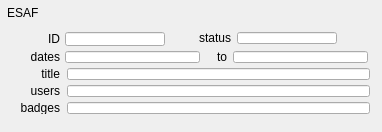
    <widget class="caFrame" name="caFrame_13">
     <property name="geometry">
      <rect>
       <x>0</x>
       <y>129</y>
       <width>382</width>
       <height>132</height>
      </rect>
     </property>
     <widget class="caLabel" name="caLabel_12">
      <property name="geometry">
       <rect>
        <x>7</x>
        <y>5</y>
        <width>120</width>
        <height>16</height>
       </rect>
      </property>
      <property name="text">
       <string>ESAF</string>
      </property>
      <property name="alignment">
       <set>Qt::AlignAbsolute|Qt::AlignLeading|Qt::AlignLeft|Qt::AlignVCenter</set>
      </property>
      <property name="fontScaleMode">
       <enum>ESimpleLabel::WidthAndHeight</enum>
      </property>
      <property name="foreground">
       <color>
        <red>0</red>
        <green>0</green>
        <blue>0</blue>
       </color>
      </property>
      <property name="background">
       <color alpha="0">
        <red>0</red>
        <green>0</green>
        <blue>0</blue>
       </color>
      </property>
      <property name="frameShape">
       <enum>QFrame::NoFrame</enum>
      </property>
     </widget>
     <widget class="caGraphics" name="caRectangle_5">
      <property name="geometry">
       <rect>
        <x>0</x>
        <y>0</y>
        <width>380</width>
        <height>130</height>
       </rect>
      </property>
      <property name="foreground">
       <color>
        <red>0</red>
        <green>0</green>
        <blue>0</blue>
       </color>
      </property>
      <property name="linestyle" stdset="0">
       <enum>caGraphics::Solid</enum>
      </property>
      <property name="lineSize">
       <number>2</number>
      </property>
      <property name="lineColor">
       <color>
        <red>0</red>
        <green>0</green>
        <blue>0</blue>
       </color>
      </property>
      <property name="form">
       <enum>caGraphics::Rectangle</enum>
      </property>
      <property name="background" stdset="0">
       <color alpha="0">
        <red>0</red>
        <green>0</green>
        <blue>0</blue>
       </color>
      </property>
     </widget>
     <widget class="caTextEntry" name="caTextEntry_5">
      <property name="geometry">
       <rect>
        <x>65</x>
        <y>32</y>
        <width>100</width>
        <height>14</height>
       </rect>
      </property>
      <property name="channel" stdset="0">
       <string>$(P)esaf:id</string>
      </property>
      <property name="foreground">
       <color>
        <red>0</red>
        <green>0</green>
        <blue>0</blue>
       </color>
      </property>
      <property name="background">
       <color>
        <red>153</red>
        <green>255</green>
        <blue>255</blue>
       </color>
      </property>
      <property name="colorMode">
       <enum>caLineEdit::Static</enum>
      </property>
      <property name="precisionMode">
       <enum>caLineEdit::Channel</enum>
      </property>
      <property name="limitsMode">
       <enum>caLineEdit::Channel</enum>
      </property>
      <property name="maxValue">
       <double>1.000000000000000</double>
      </property>
      <property name="minValue">
       <double>0.000000000000000</double>
      </property>
      <property name="fontScaleMode" stdset="0">
       <enum>caLineEdit::WidthAndHeight</enum>
      </property>
      <property name="formatType">
       <enum>caLineEdit::decimal</enum>
      </property>
     </widget>
     <widget class="caLabel" name="caLabel_13">
      <property name="geometry">
       <rect>
        <x>30</x>
        <y>32</y>
        <width>30</width>
        <height>14</height>
       </rect>
      </property>
      <property name="text">
       <string>ID</string>
      </property>
      <property name="alignment">
       <set>Qt::AlignAbsolute|Qt::AlignRight|Qt::AlignTrailing|Qt::AlignVCenter</set>
      </property>
      <property name="fontScaleMode">
       <enum>ESimpleLabel::WidthAndHeight</enum>
      </property>
      <property name="foreground">
       <color>
        <red>0</red>
        <green>0</green>
        <blue>0</blue>
       </color>
      </property>
      <property name="background">
       <color alpha="0">
        <red>0</red>
        <green>0</green>
        <blue>0</blue>
       </color>
      </property>
      <property name="frameShape">
       <enum>QFrame::NoFrame</enum>
      </property>
     </widget>
     <widget class="caTextEntry" name="caTextEntry_6">
      <property name="geometry">
       <rect>
        <x>237</x>
        <y>32</y>
        <width>100</width>
        <height>12</height>
       </rect>
      </property>
      <property name="channel" stdset="0">
       <string>$(P)esaf:status</string>
      </property>
      <property name="foreground">
       <color>
        <red>0</red>
        <green>0</green>
        <blue>0</blue>
       </color>
      </property>
      <property name="background">
       <color>
        <red>235</red>
        <green>241</green>
        <blue>181</blue>
       </color>
      </property>
      <property name="colorMode">
       <enum>caLineEdit::Static</enum>
      </property>
      <property name="precisionMode">
       <enum>caLineEdit::Channel</enum>
      </property>
      <property name="limitsMode">
       <enum>caLineEdit::Channel</enum>
      </property>
      <property name="maxValue">
       <double>1.000000000000000</double>
      </property>
      <property name="minValue">
       <double>0.000000000000000</double>
      </property>
      <property name="fontScaleMode" stdset="0">
       <enum>caLineEdit::WidthAndHeight</enum>
      </property>
      <property name="formatType">
       <enum>caLineEdit::decimal</enum>
      </property>
     </widget>
     <widget class="caLabel" name="caLabel_14">
      <property name="geometry">
       <rect>
        <x>170</x>
        <y>32</y>
        <width>61</width>
        <height>12</height>
       </rect>
      </property>
      <property name="text">
       <string>status</string>
      </property>
      <property name="alignment">
       <set>Qt::AlignAbsolute|Qt::AlignRight|Qt::AlignTrailing|Qt::AlignVCenter</set>
      </property>
      <property name="fontScaleMode">
       <enum>ESimpleLabel::WidthAndHeight</enum>
      </property>
      <property name="foreground">
       <color>
        <red>0</red>
        <green>0</green>
        <blue>0</blue>
       </color>
      </property>
      <property name="background">
       <color alpha="0">
        <red>0</red>
        <green>0</green>
        <blue>0</blue>
       </color>
      </property>
      <property name="frameShape">
       <enum>QFrame::NoFrame</enum>
      </property>
     </widget>
     <widget class="caLabel" name="caLabel_15">
      <property name="geometry">
       <rect>
        <x>10</x>
        <y>68</y>
        <width>50</width>
        <height>12</height>
       </rect>
      </property>
      <property name="text">
       <string>title</string>
      </property>
      <property name="alignment">
       <set>Qt::AlignAbsolute|Qt::AlignRight|Qt::AlignTrailing|Qt::AlignVCenter</set>
      </property>
      <property name="fontScaleMode">
       <enum>ESimpleLabel::WidthAndHeight</enum>
      </property>
      <property name="foreground">
       <color>
        <red>0</red>
        <green>0</green>
        <blue>0</blue>
       </color>
      </property>
      <property name="background">
       <color alpha="0">
        <red>0</red>
        <green>0</green>
        <blue>0</blue>
       </color>
      </property>
      <property name="frameShape">
       <enum>QFrame::NoFrame</enum>
      </property>
     </widget>
     <widget class="caLineEdit" name="caLineEdit_3">
      <property name="geometry">
       <rect>
        <x>67</x>
        <y>68</y>
        <width>303</width>
        <height>12</height>
       </rect>
      </property>
      <property name="alignment">
       <set>Qt::AlignAbsolute|Qt::AlignLeading|Qt::AlignLeft|Qt::AlignVCenter</set>
      </property>
      <property name="channel" stdset="0">
       <string>$(P)esaf:title</string>
      </property>
      <property name="foreground">
       <color>
        <red>0</red>
        <green>0</green>
        <blue>0</blue>
       </color>
      </property>
      <property name="background">
       <color>
        <red>235</red>
        <green>241</green>
        <blue>181</blue>
       </color>
      </property>
      <property name="colorMode">
       <enum>caLineEdit::Static</enum>
      </property>
      <property name="precisionMode">
       <enum>caLineEdit::Channel</enum>
      </property>
      <property name="limitsMode">
       <enum>caLineEdit::Channel</enum>
      </property>
      <property name="maxValue">
       <double>1.000000000000000</double>
      </property>
      <property name="minValue">
       <double>0.000000000000000</double>
      </property>
      <property name="fontScaleMode" stdset="0">
       <enum>caLineEdit::WidthAndHeight</enum>
      </property>
      <property name="formatType">
       <enum>caLineEdit::string</enum>
      </property>
     </widget>
     <widget class="caLabel" name="caLabel_16">
      <property name="geometry">
       <rect>
        <x>10</x>
        <y>85</y>
        <width>50</width>
        <height>12</height>
       </rect>
      </property>
      <property name="text">
       <string>users</string>
      </property>
      <property name="alignment">
       <set>Qt::AlignAbsolute|Qt::AlignRight|Qt::AlignTrailing|Qt::AlignVCenter</set>
      </property>
      <property name="fontScaleMode">
       <enum>ESimpleLabel::WidthAndHeight</enum>
      </property>
      <property name="foreground">
       <color>
        <red>0</red>
        <green>0</green>
        <blue>0</blue>
       </color>
      </property>
      <property name="background">
       <color alpha="0">
        <red>0</red>
        <green>0</green>
        <blue>0</blue>
       </color>
      </property>
      <property name="frameShape">
       <enum>QFrame::NoFrame</enum>
      </property>
     </widget>
     <widget class="caLineEdit" name="caLineEdit_4">
      <property name="geometry">
       <rect>
        <x>67</x>
        <y>85</y>
        <width>303</width>
        <height>12</height>
       </rect>
      </property>
      <property name="alignment">
       <set>Qt::AlignAbsolute|Qt::AlignLeading|Qt::AlignLeft|Qt::AlignVCenter</set>
      </property>
      <property name="channel" stdset="0">
       <string>$(P)esaf:users</string>
      </property>
      <property name="foreground">
       <color>
        <red>0</red>
        <green>0</green>
        <blue>0</blue>
       </color>
      </property>
      <property name="background">
       <color>
        <red>235</red>
        <green>241</green>
        <blue>181</blue>
       </color>
      </property>
      <property name="colorMode">
       <enum>caLineEdit::Static</enum>
      </property>
      <property name="precisionMode">
       <enum>caLineEdit::Channel</enum>
      </property>
      <property name="limitsMode">
       <enum>caLineEdit::Channel</enum>
      </property>
      <property name="maxValue">
       <double>1.000000000000000</double>
      </property>
      <property name="minValue">
       <double>0.000000000000000</double>
      </property>
      <property name="fontScaleMode" stdset="0">
       <enum>caLineEdit::WidthAndHeight</enum>
      </property>
      <property name="formatType">
       <enum>caLineEdit::string</enum>
      </property>
     </widget>
     <widget class="caLineEdit" name="caLineEdit_5">
      <property name="geometry">
       <rect>
        <x>67</x>
        <y>102</y>
        <width>303</width>
        <height>12</height>
       </rect>
      </property>
      <property name="alignment">
       <set>Qt::AlignAbsolute|Qt::AlignLeading|Qt::AlignLeft|Qt::AlignVCenter</set>
      </property>
      <property name="channel" stdset="0">
       <string>$(P)esaf:userBadges</string>
      </property>
      <property name="foreground">
       <color>
        <red>0</red>
        <green>0</green>
        <blue>0</blue>
       </color>
      </property>
      <property name="background">
       <color>
        <red>235</red>
        <green>241</green>
        <blue>181</blue>
       </color>
      </property>
      <property name="colorMode">
       <enum>caLineEdit::Static</enum>
      </property>
      <property name="precisionMode">
       <enum>caLineEdit::Channel</enum>
      </property>
      <property name="limitsMode">
       <enum>caLineEdit::Channel</enum>
      </property>
      <property name="maxValue">
       <double>1.000000000000000</double>
      </property>
      <property name="minValue">
       <double>0.000000000000000</double>
      </property>
      <property name="fontScaleMode" stdset="0">
       <enum>caLineEdit::WidthAndHeight</enum>
      </property>
      <property name="formatType">
       <enum>caLineEdit::string</enum>
      </property>
     </widget>
     <widget class="caLabel" name="caLabel_17">
      <property name="geometry">
       <rect>
        <x>10</x>
        <y>102</y>
        <width>50</width>
        <height>12</height>
       </rect>
      </property>
      <property name="text">
       <string>badges</string>
      </property>
      <property name="alignment">
       <set>Qt::AlignAbsolute|Qt::AlignRight|Qt::AlignTrailing|Qt::AlignVCenter</set>
      </property>
      <property name="fontScaleMode">
       <enum>ESimpleLabel::WidthAndHeight</enum>
      </property>
      <property name="foreground">
       <color>
        <red>0</red>
        <green>0</green>
        <blue>0</blue>
       </color>
      </property>
      <property name="background">
       <color alpha="0">
        <red>0</red>
        <green>0</green>
        <blue>0</blue>
       </color>
      </property>
      <property name="frameShape">
       <enum>QFrame::NoFrame</enum>
      </property>
     </widget>
     <widget class="caFrame" name="caFrame_14">
      <property name="geometry">
       <rect>
        <x>10</x>
        <y>51</y>
        <width>360</width>
        <height>14</height>
       </rect>
      </property>
      <widget class="caLabel" name="caLabel_18">
       <property name="geometry">
        <rect>
         <x>0</x>
         <y>0</y>
         <width>50</width>
         <height>12</height>
        </rect>
       </property>
       <property name="text">
        <string>dates</string>
       </property>
       <property name="alignment">
        <set>Qt::AlignAbsolute|Qt::AlignRight|Qt::AlignTrailing|Qt::AlignVCenter</set>
       </property>
       <property name="fontScaleMode">
        <enum>ESimpleLabel::WidthAndHeight</enum>
       </property>
       <property name="foreground">
        <color>
         <red>0</red>
         <green>0</green>
         <blue>0</blue>
        </color>
       </property>
       <property name="background">
        <color alpha="0">
         <red>0</red>
         <green>0</green>
         <blue>0</blue>
        </color>
       </property>
       <property name="frameShape">
        <enum>QFrame::NoFrame</enum>
       </property>
      </widget>
      <widget class="caTextEntry" name="caTextEntry_7">
       <property name="geometry">
        <rect>
         <x>55</x>
         <y>0</y>
         <width>135</width>
         <height>12</height>
        </rect>
       </property>
       <property name="channel" stdset="0">
        <string>$(P)esaf:startDate</string>
       </property>
       <property name="foreground">
        <color>
         <red>0</red>
         <green>0</green>
         <blue>0</blue>
        </color>
       </property>
       <property name="background">
        <color>
         <red>235</red>
         <green>241</green>
         <blue>181</blue>
        </color>
       </property>
       <property name="colorMode">
        <enum>caLineEdit::Static</enum>
       </property>
       <property name="precisionMode">
        <enum>caLineEdit::Channel</enum>
       </property>
       <property name="limitsMode">
        <enum>caLineEdit::Channel</enum>
       </property>
       <property name="maxValue">
        <double>1.000000000000000</double>
       </property>
       <property name="minValue">
        <double>0.000000000000000</double>
       </property>
       <property name="fontScaleMode" stdset="0">
        <enum>caLineEdit::WidthAndHeight</enum>
       </property>
       <property name="formatType">
        <enum>caLineEdit::decimal</enum>
       </property>
      </widget>
      <widget class="caLabel" name="caLabel_19">
       <property name="geometry">
        <rect>
         <x>195</x>
         <y>0</y>
         <width>22</width>
         <height>12</height>
        </rect>
       </property>
       <property name="text">
        <string>to</string>
       </property>
       <property name="alignment">
        <set>Qt::AlignAbsolute|Qt::AlignRight|Qt::AlignTrailing|Qt::AlignVCenter</set>
       </property>
       <property name="fontScaleMode">
        <enum>ESimpleLabel::WidthAndHeight</enum>
       </property>
       <property name="foreground">
        <color>
         <red>0</red>
         <green>0</green>
         <blue>0</blue>
        </color>
       </property>
       <property name="background">
        <color alpha="0">
         <red>0</red>
         <green>0</green>
         <blue>0</blue>
        </color>
       </property>
       <property name="frameShape">
        <enum>QFrame::NoFrame</enum>
       </property>
      </widget>
      <widget class="caTextEntry" name="caTextEntry_8">
       <property name="geometry">
        <rect>
         <x>223</x>
         <y>0</y>
         <width>135</width>
         <height>12</height>
        </rect>
       </property>
       <property name="channel" stdset="0">
        <string>$(P)esaf:endDate</string>
       </property>
       <property name="foreground">
        <color>
         <red>0</red>
         <green>0</green>
         <blue>0</blue>
        </color>
       </property>
       <property name="background">
        <color>
         <red>235</red>
         <green>241</green>
         <blue>181</blue>
        </color>
       </property>
       <property name="colorMode">
        <enum>caLineEdit::Static</enum>
       </property>
       <property name="precisionMode">
        <enum>caLineEdit::Channel</enum>
       </property>
       <property name="limitsMode">
        <enum>caLineEdit::Channel</enum>
       </property>
       <property name="maxValue">
        <double>1.000000000000000</double>
       </property>
       <property name="minValue">
        <double>0.000000000000000</double>
       </property>
       <property name="fontScaleMode" stdset="0">
        <enum>caLineEdit::WidthAndHeight</enum>
       </property>
       <property name="formatType">
        <enum>caLineEdit::decimal</enum>
       </property>
      </widget>
     </widget>
    </widget>
